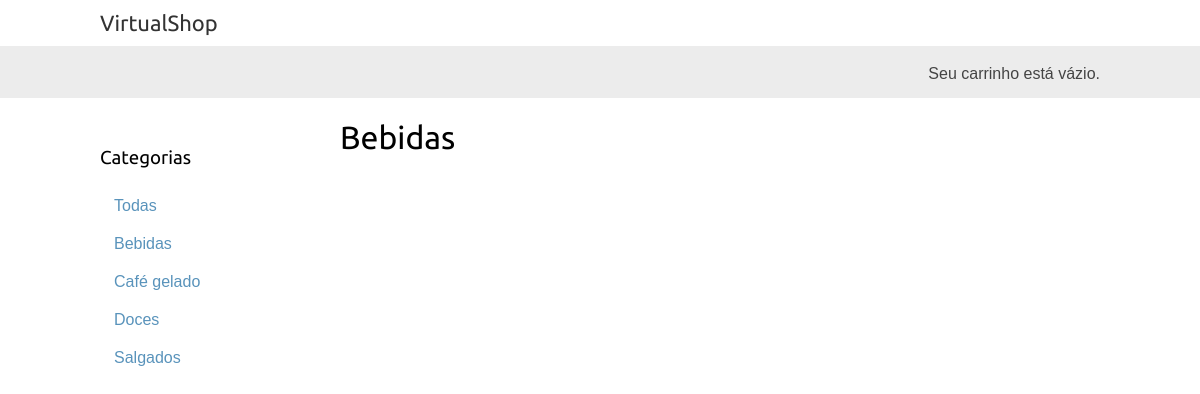
The page /bebidas/ on the database as committed earlier.
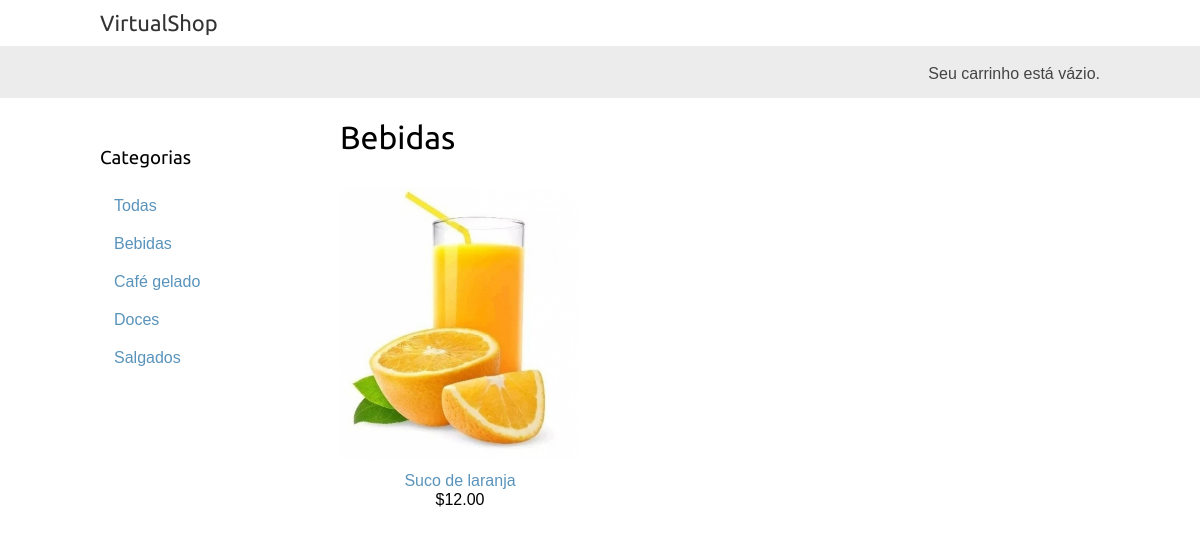
The same page on the database as committed later.
### shop/models.py (models this page shows, shortened)
class Categoria(models.Model):
    nome = models.CharField(max_length=200)
    slug = models.SlugField(max_length=200, unique=True)
    class Meta:
        ordering = ['nome']
        indexes = [
            models.Index(fields=['nome']),
        ]
        verbose_name = 'categoria'
        verbose_name_plural = 'categorias'
    def get_absolute_url(self):
        return reverse(
            'shop:produto_list_por_categoria', args=[self.slug]
        )

class Produto(models.Model):
    categoria = models.ForeignKey(
        Categoria,
        related_name='produtos',
        on_delete=models.CASCADE
    )
    nome = models.CharField(max_length=200)
    slug = models.SlugField(max_length=200)
    imagem = models.ImageField(upload_to='produtos/%Y/%m/%d',blank=True)
    descricao = models.TextField(blank=True)
    preco = models.DecimalField(max_digits=10,decimal_places=2)
    disponivel = models.BooleanField(default=True)
    criado = models.DateTimeField(auto_now_add=True)
    atualizado = models.DateTimeField(auto_now=True)
    def get_absolute_url(self):
        return reverse('shop:produto_detalhe', args=[self.id, self.slug])

### shop/views.py (the view)
# urls.py: path('', views.produto_list, name='produto_list'),
def produto_list(request, categoria_slug=None):
    categoria = None
    categorias = Categoria.objects.all()
    produtos = Produto.objects.filter(disponivel=True)
    if categoria_slug:
        categoria = get_object_or_404(Categoria, slug = categoria_slug)
        produtos = produtos.filter(categoria = categoria)
    return render(
        request,
        'shop/produto/list.html',
        {
            'categoria': categoria,
            'categorias': categorias,
            'produtos': produtos
        }
    )

### shop/templates/shop/produto/list.html (shortened to what this page needs)
{% extends "shop/base.html" %}
{% load static %}
{% block content %}
<div id='sidebar'>
  <h3>Categorias</h3>
  <ul>
    <li {% if not categoria %} class="selected" {% endif %}>
      <a href="{% url 'shop:produto_list' %}">Todas</a>
    </li>
    {% for c in categorias %}
    <li {% if categoria.slug is c.slug %} class="selected" {% endif %}>
      <a href="{{ c.get_absolute_url }}">{{ c.nome }}</a>
    </li>
    {% endfor %}
  </ul>
</div>
<div id="main" class="product-list">
  <h1>{% if categoria %}{{ categoria.nome }}{% else %}Produtos{% endif %}</h1>
  {% for produto in produtos %}
  <div class="item">
    <a href="{{ produto.get_absolute_url }}">
      <img src="{% if produto.imagem %}{{ produto.imagem.url }}{% else %}{% static " img/no_image.png" %}{% endif %}">
    </a>
    <a href="{{ produto.get_absolute_url }}">{{ produto.nome }}</a>
    <br>
    ${{ produto.preco }}
  </div>
  {% endfor %}
</div>
{% endblock %}

Rows that differ between the two databases and show on the page:
added Produto: imagem (picture), nome "Suco de laranja", preco "12.00"
